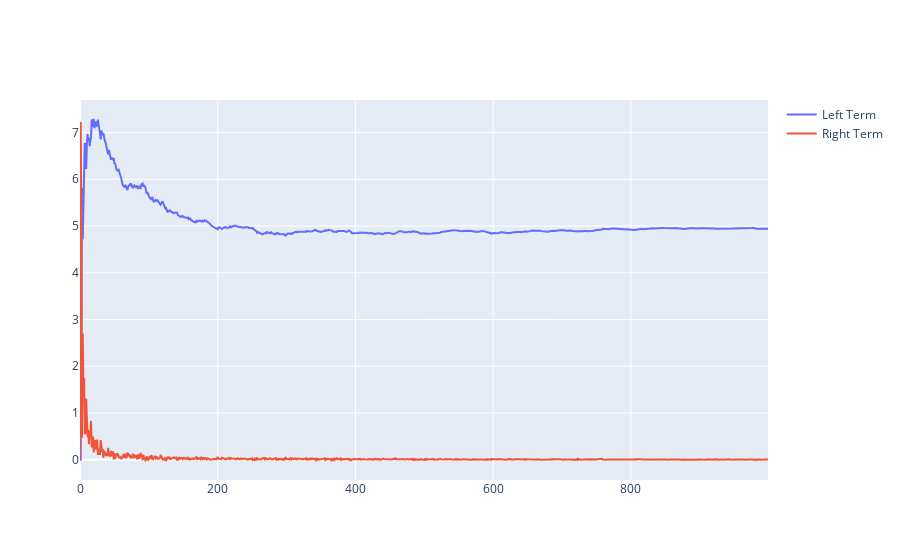

Write notebook code for a chart like this one.
### Markdown cell above
We can also see the evolution of each term of the recusive mean formula:

### Code cell
means = [0]
left_terms = [0]
right_terms = [0]

for index in range(1,NUMBER_OF_SAMPLES):
    current_left_term = means[index-1] *(index-1)/index 
    current_right_term = experiments[index]/index
    current_mean = current_left_term + current_right_term
    left_terms.append(current_left_term)
    right_terms.append(current_right_term)
    means.append(current_mean) 

# Plot
fig = go.Figure()
fig.add_trace(go.Scatter(x=x_axis, y=left_terms,
                    mode='lines',
                    name='Left Term'))
fig.add_trace(go.Scatter(x=x_axis, y=right_terms,
                    mode='lines',
                    name='Right Term'))
fig.show()

### Figure 1 — Plotly figure (JSON) as saved in the notebook; plotly's stock layout.template omitted (floating-point values rounded to 4 significant figures; data arrays with more than 128 entries replaced by an {"elided": "..."} marker saying what was removed)
{"data": [{"mode": "lines", "name": "Left Term", "type": "scatter", "x": {"elided": "1000 int values"}, "y": {"elided": "1000 float values"}}, {"mode": "lines", "name": "Right Term", "type": "scatter", "x": {"elided": "1000 int values"}, "y": {"elided": "1000 float values"}}], "layout": {}}
